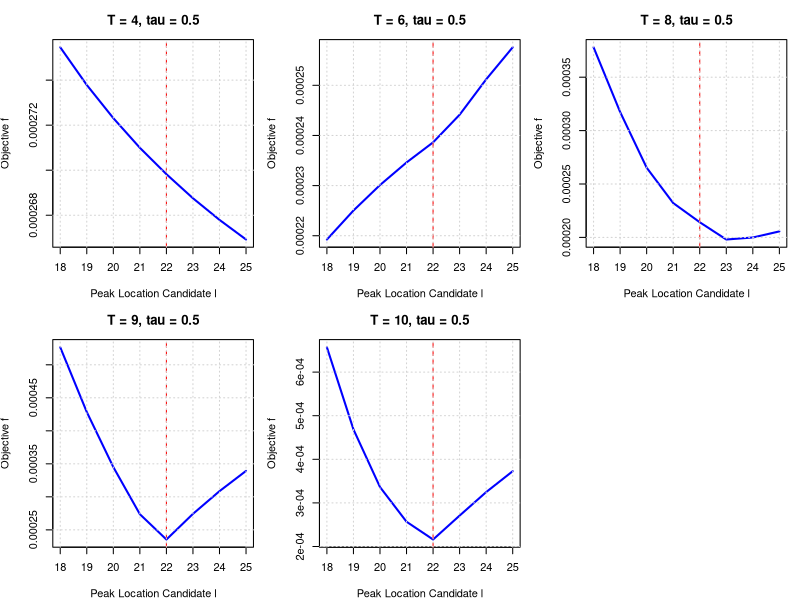
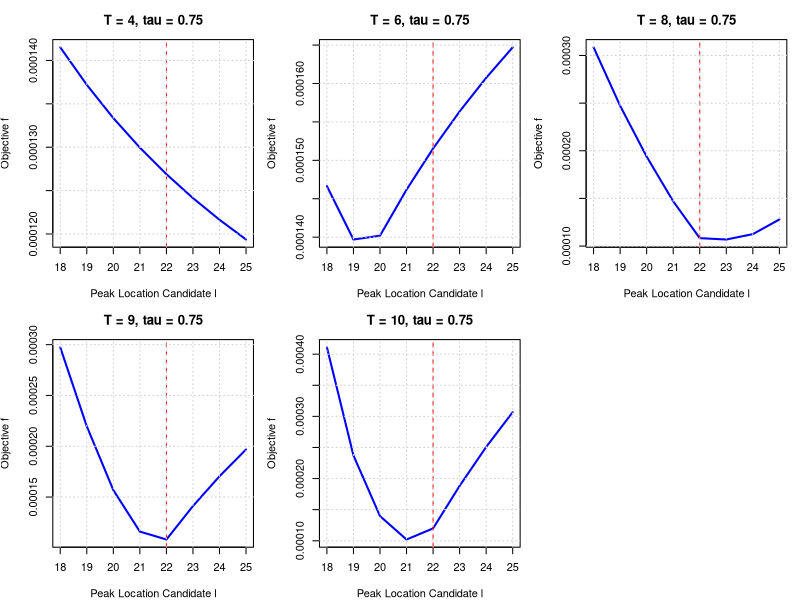
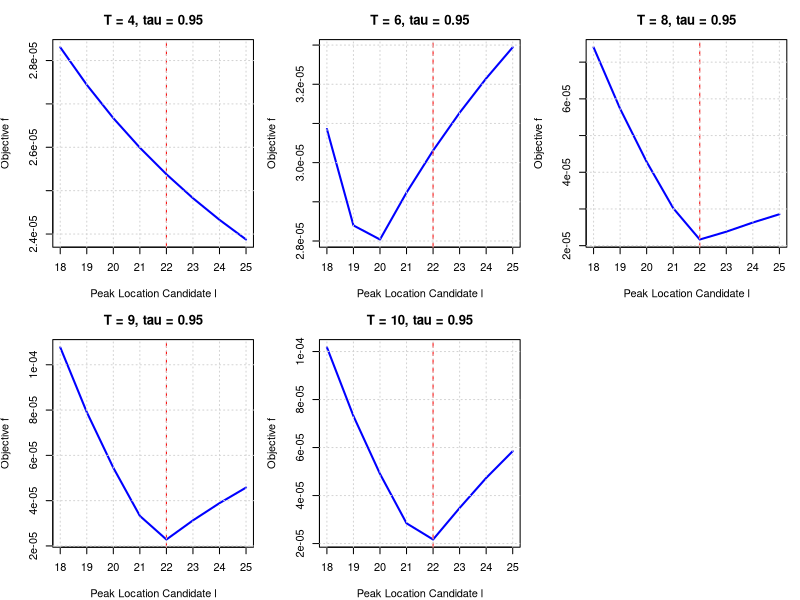

The R source for these figures, in order:
# ---------------------------------------------------------------------------
# Quantile-Based Peak Estimation with Asymmetric Laplace to match tau
# ---------------------------------------------------------------------------
# ---------------------------------------------------------------------------
# Asymmetric Laplace with P(e < 0)= tau
# ---------------------------------------------------------------------------
rasy_laplace <- function(n, tau, z) {
  u <- runif(n)
  sample <- numeric(n)
  
  for (i in 1:n) {
    if (u[i] < tau) { 
      sample[i] <- -rexp(1, rate = 1 + z) 
    } else { 
      sample[i] <- rexp(1, rate = 1 - z) 
    }
  }
  
  return(sample)
}

# ---------------------------------------------------------------------------
# Quantile Loss
# ---------------------------------------------------------------------------
quantile_loss <- function(u, tau) {
  u * ( tau - (u < 0) )
}

# ---------------------------------------------------------------------------
# Weighted Quantile
# ---------------------------------------------------------------------------
med_weighted_tau <- function(I, l, s, tau) {
  T <- length(I)
  
  x <- I * exp(((1:T) - l)^2 / s^2)
  w <- exp(-((1:T) - l)^2 / s^2)
  
  o <- order(x)
  x_sorted <- x[o]
  w_sorted <- w[o]
  
  cum_w <- cumsum(w_sorted)
  cutoff <- tau * sum(w_sorted)
  
  k <- min(which(cum_w >= cutoff))
  
  return(x_sorted[k]) 
}

# ---------------------------------------------------------------------------
# Quantile-Based Amplitude
# ---------------------------------------------------------------------------
compute_a <- function(I, l, s, tau) {
  med_weighted_tau(I, l, s, tau)
}

# ---------------------------------------------------------------------------
# Quantile Loss objective
# ---------------------------------------------------------------------------
objective_function <- function(I, a, l, s, tau) {
  t <- seq_along(I)
  fitted <- a * exp(-((t - l)^2) / s^2)
  u <- I - fitted
  mean(quantile_loss(u, tau))
}

# ---------------------------------------------------------------------------
# Optimize s for a given l
# ---------------------------------------------------------------------------
search_best_s <- function(I, l, tau) {
  f_obj <- function(s) {
    a_hat <- compute_a(I, l, s, tau)
    objective_function(I, a_hat, l, s, tau)
  }
  optimize(f_obj, interval = c(1, 20), tol = 1e-4)$minimum
}

# ---------------------------------------------------------------------------
# Main simulation
# ---------------------------------------------------------------------------
simulate_quantile_objective_asy <- function(T, A, L, S, tau, z, snr = Inf, seed = NULL) {
  t <- 1:T
  signal <- A * exp(-((t - L)^2) / S^2)
  
  if (!is.null(seed)) set.seed(seed)
  
  if (is.finite(snr)) {
    b <- A / (sqrt(2) * snr)
    noise <- rasy_laplace(T, tau, z) * b
    I <- signal + noise
  } else {
    I <- signal
  }
  
  l_grid <- 18:25
  losses <- sapply(l_grid, function(l) {
    s_hat <- search_best_s(I, l, tau)
    a_hat <- compute_a(I, l, s_hat, tau)
    objective_function(I, a_hat, l, s_hat, tau)
  })
  
  data.frame(l = l_grid, loss = losses, T = T)
}

# ---------------------------------------------------------------------------
# Plotting utility
# ---------------------------------------------------------------------------
plot_quantile_objectives <- function(results, tau, A_true, L_true, S_true) {
  Ts <- unique(results$T)
  
  nrow <- 2
  ncol <- 3
  
  png(filename = paste0("asy_laplace_obj_fun_tau_", tau, ".png"),
      width = 900, height = 600, res = 120)
  old_par <- par(mfrow = c(nrow, ncol), mar = c(4, 4, 3, 1))
  on.exit({ par(old_par); dev.off() })
  
  for (T_val in Ts) {
    subset_data <- subset(results, T == T_val)
    plot(subset_data$l, subset_data$loss, type = "l", lwd = 2, col = "blue",
         xlab = "Peak Location Candidate l",
         ylab = expression("Objective " * f),
         main = paste0("T = ", T_val, ", tau = ", tau))
    abline(v = L_true, col = "red", lty = 2)
    grid()
  }
}

# ---------------------------------------------------------------------------
# Run simulation and plot
# ---------------------------------------------------------------------------
A_true <- 1
L_true <- 22
S_true <- 10
snr <- 1000
seed <- 280
T_vals <- c(4,6,8,9,10)

# z controls asymmetry; typically z = 0 reduces to symmetric Laplace
z <- 0

for ( tau_val in c(0.5, 0.75, 0.95) ) {
  
  results <- do.call(rbind, lapply(T_vals, function(T) {
    simulate_quantile_objective_asy(T, A = A_true, L = L_true, S = S_true,
                                    tau = tau_val, z = z, snr = snr, seed = seed) 
  }))
  
  plot_file <- paste0("asy_laplace_obj_fun_tau_", tau_val, ".png")
  plot_quantile_objectives(results, tau_val, A_true, L_true, S_true)
  
  cat("Plot for tau =", tau_val, "generated and saved to", plot_file, "\n")
}
